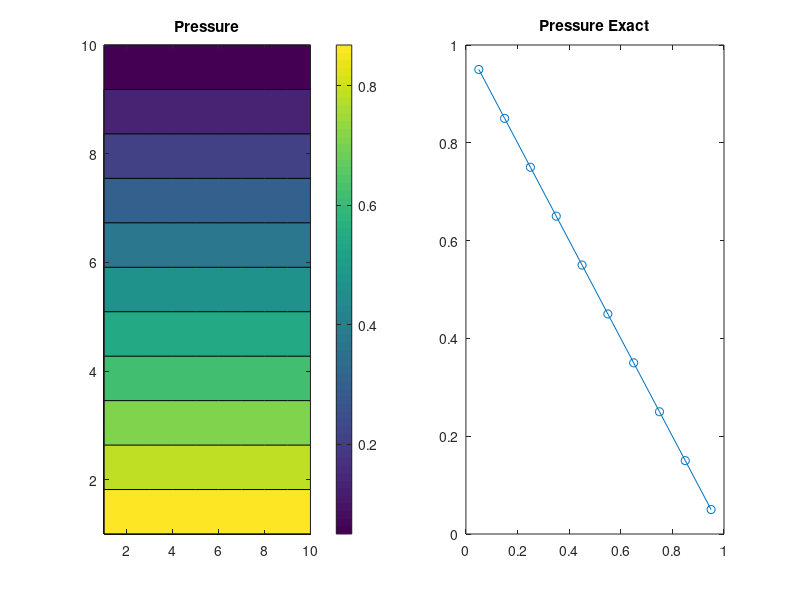

Reproduce this figure in MATLAB.
% Darcy with boundary on ghost cell
clear all;
Grid.Nx=10; Grid.hx=1/Grid.Nx;
Grid.Ny=10; Grid.hy=1/Grid.Ny;
Grid.Nz=1; Grid.hz=1/Grid.Nz;
Grid.K=ones(3,Grid.Nx,Grid.Ny);
N=Grid.Nx*Grid.Ny*Grid.Nz;
% Grid sizes
Ny=Grid.Ny; Nx=Grid.Nx; N=Ny*Nx;
hx=Grid.hx; hy=Grid.hy; 

% cell center
x = hx/2:hx:1;
y = hy/2:hy:1;
[ycell, xcell]=meshgrid(x,y);

L = Grid.K.^(-1);
tx = 2*hy/hx;  ty = 2*hx/hy;

% Transmissibility in x-direction: Nx+1 to give transmissibility at boundaries
Tymat = zeros(Nx,Ny+1); 
Txmat = zeros(Nx+1,Ny);

% Calculate transmissibilities at interfaces (general case- homo, hetero)
Tymat(:,2:Ny) = (ty)./(L(1,:,1:Ny-1)+L(1,:,2:Ny)); % Take harmonic mean
Txmat(2:Nx,:) = (tx)./(L(2,1:Nx-1,:)+L(2,2:Nx,:)); % Take harmonic mean -- No flow boundary condition: 0 for 1 and Nx+1 -> therefore 2:Nx

% Transmibility Dirichlet BC left and right ghost cell
Txmat(1,:) = (tx)./L(2,1,:);
Txmat(Nx+1,:) = (tx)./L(2,end,:);
Txmat = [zeros(1,Ny);Txmat;zeros(1,Ny)];
Tymat = [Tymat(1,:);Tymat;Tymat(Nx,:)];
N2=Ny*(Nx+2);     % Dirichlet BC on x

% Off-diagonal vectors of the system
% by reshaping transmissibility matrices
Tyvec1 = reshape(Tymat(:,1:end-1), N2, 1);
Txvec1 = reshape(Txmat(1:end-1,:), N2, 1);
Tyvec2 = reshape(Tymat(:,2:end), N2, 1);
Txvec2 = reshape(Txmat(2:end,:), N2, 1);

% Matrix of the system
Amat = spdiags([-Tyvec1,-Txvec1,Tyvec1+Txvec1+Tyvec2+Txvec2,-Txvec2,-Tyvec2],[Nx+2,1,0,-1,-Nx-2],N2,N2);

Q = zeros(N2,1);
% Set Dirichlet BC at P(x=0)=0 and P(x=1)=0
for i=1:Nx+2:N2
Q(i) = 1;
Amat(i,:) = 0;
Amat(i,i) = 1;
end
for i=Nx+2:Nx+2:N2
Amat(i,:) = 0;
Amat(i,i) = 1;
end

% Solve system equation
pvec = Amat\Q;
pmat = reshape(pvec,Nx+2,Ny);
P = pmat(2:Nx+1,:);
nn = xcell(1:Ny); 
pex = 1 - xcell;
error=P-pex;
er = sqrt(sum(sum(error.^2*(hx*hy))))
en = sqrt(sum(sum(pex.^2*(hx*hy))));
er/en
norm(error)
figure()
subplot(1,2,1)
contourf(P); colorbar; title('Pressure');
subplot(1,2,2)
% contourf(pex,10); colorbar; title('Pressure Exact');
plot(nn,pex(1:Ny)); hold on;
scatter(nn,P(1:Ny));
title('Pressure Exact');